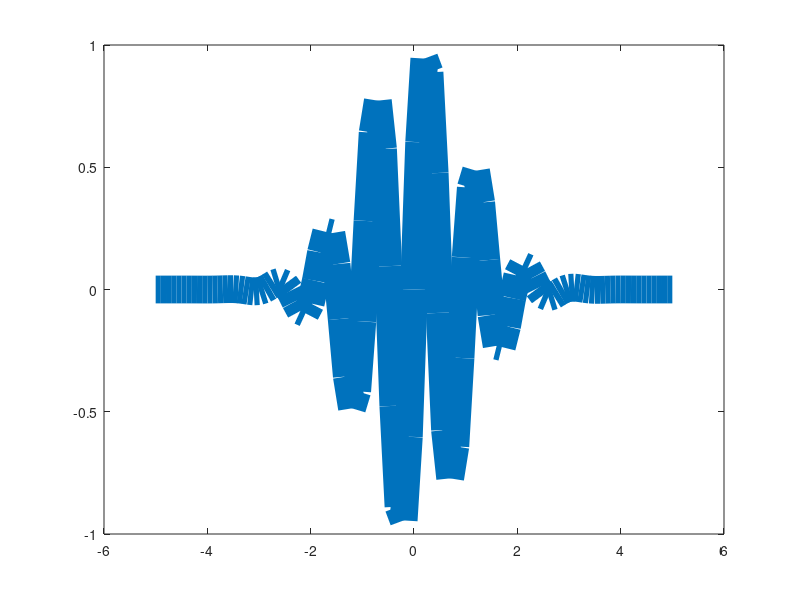

Here is the MATLAB script that generated this plot:
x = [-5:0.1:5];
range = 101;
y = zeros(range, 1);
z = zeros(range, 1);
for i = 1:range
	y(i) = exp(-(x(i)^2)/2);
	z(i) = sin(x(i)*6.5)*y(i);
end
plot(x,z,"linewidth",20);